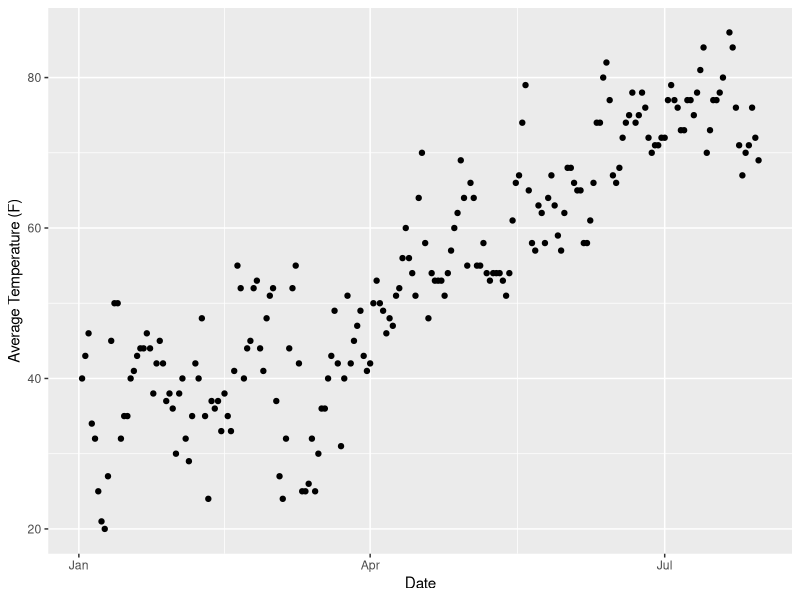
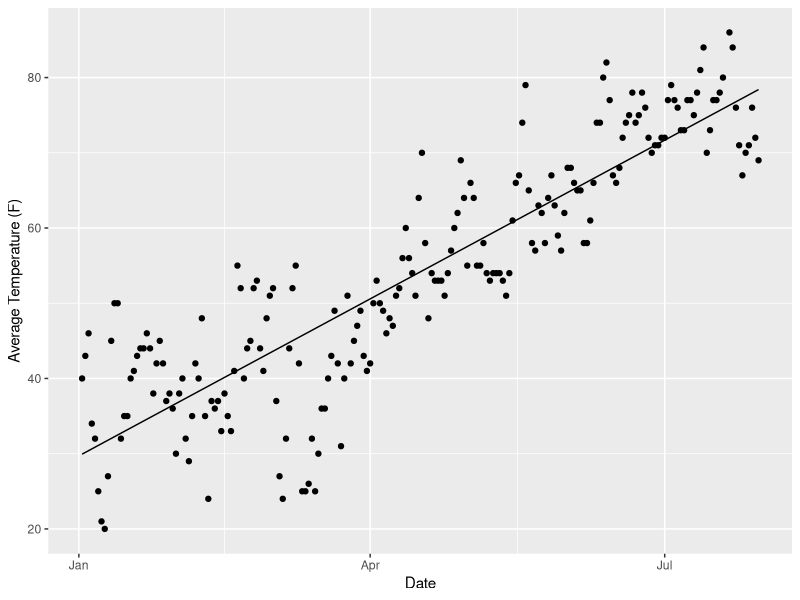
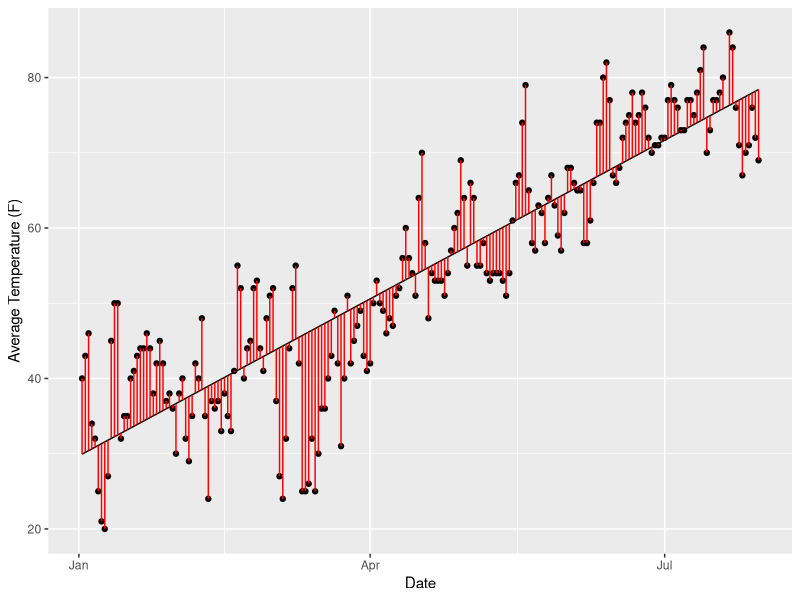
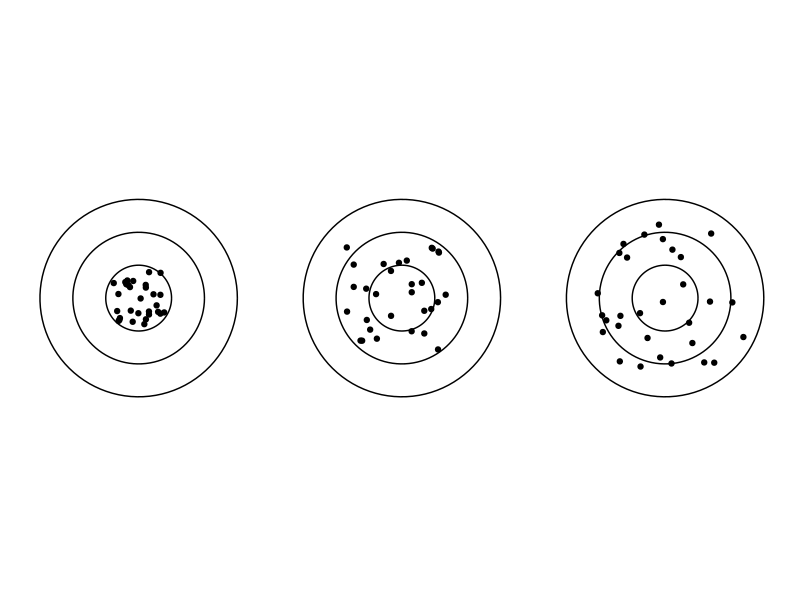
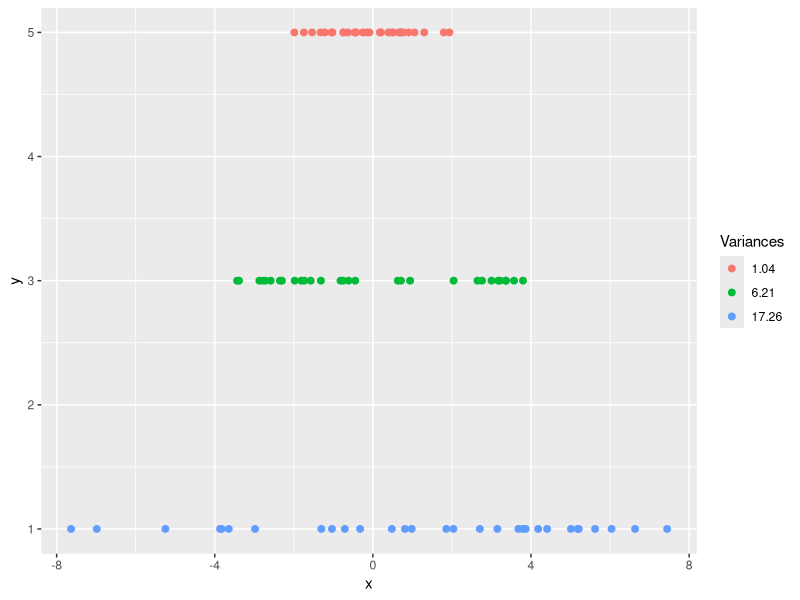
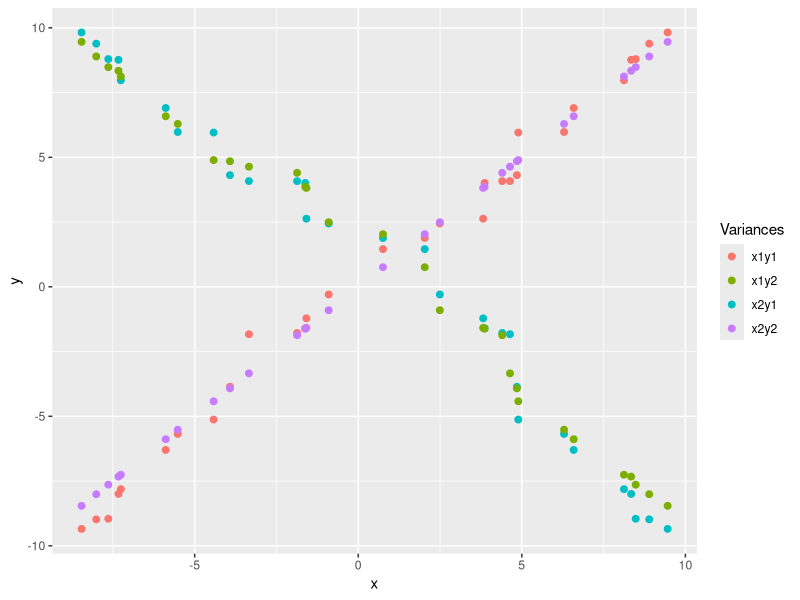
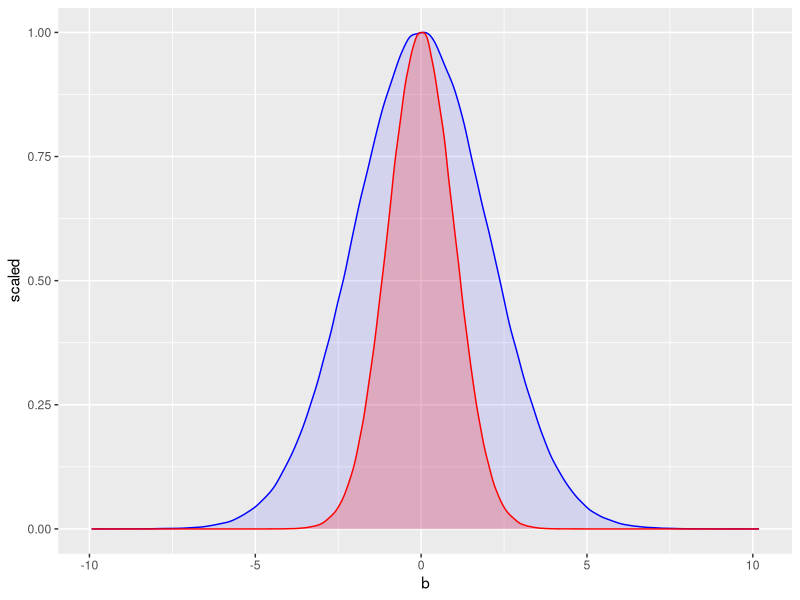

R code for these plots, in order:
## ---- chunk 1
knitr::opts_chunk$set(warning=FALSE, message=FALSE)
library(tidyverse)
library(lubridate)
BlnkGrph = theme(axis.line=element_blank(), axis.text.x=element_blank(), axis.text.y=element_blank(), axis.ticks=element_blank(), axis.title.x=element_blank(),
                 axis.title.y=element_blank(), legend.position="none", panel.background=element_blank(), panel.border=element_blank(), panel.grid.major=element_blank(),
                 panel.grid.minor=element_blank(), plot.background=element_blank(),plot.margin=grid::unit(c(0,0,0,0), "mm"))
## ---- chunk 2
temp <- read_csv("./data/jfk_tmp.csv")
temp <- temp %>% mutate(DATE=ymd(DATE)) %>% filter(DATE > '2017-01-01')
temp %>% ggplot(aes(DATE,TAVG)) + geom_point() + labs(x="Date", y="Average Temperature (F)")
## ---- chunk 3
fit <- lm(TAVG~DATE,data=temp)
temp <- temp %>% mutate(tfit = predict(fit,data.frame(DATE=temp$DATE)))
temp %>% ggplot(aes(DATE,TAVG)) + geom_point() + geom_line(aes(DATE,tfit)) + labs(x="Date", y="Average Temperature (F)")
## ---- chunk 4
temp %>% ggplot(aes(DATE,TAVG)) + geom_point() + geom_line(aes(DATE,tfit)) + geom_segment(aes(x=DATE,xend=DATE,y=TAVG,yend=tfit), color='red') + labs(x="Date", y="Average Temperature (F)")
## ---- chunk 5
circleFun <- function(center = c(0,0),diameter = 1, npoints = 100){
    r = diameter / 2
    tt <- seq(0,2*pi,length.out = npoints)
    xx <- center[1] + r * cos(tt)
    yy <- center[2] + r * sin(tt)
    return(data.frame(x = xx, y = yy))
}
dat1_1 <- circleFun(c(0,0),0.5,npoints = 100)
dat1_2 <- circleFun(c(0,0),1,npoints = 100)
dat1_3 <- circleFun(c(0,0),1.5,npoints = 100)
dat2_1 <- circleFun(c(2,0),0.5,npoints = 100)
dat2_2 <- circleFun(c(2,0),1,npoints = 100)
dat2_3 <- circleFun(c(2,0),1.5,npoints = 100)
dat3_1 <- circleFun(c(4,0),0.5,npoints = 100)
dat3_2 <- circleFun(c(4,0),1,npoints = 100)
dat3_3 <- circleFun(c(4,0),1.5,npoints = 100)
var_pt <- tibble(x1=runif(30,-0.2,0.2),y1=runif(30,-0.2,0.2),
                 x2=runif(30,1.55,2.35),y2=runif(30,-0.4,0.4),
                 x3=runif(30,3.4,4.6),y3=runif(30,-0.57,0.57))
circ1 <- tibble(x1=dat1_1$x,y1=dat1_1$y,x2=dat1_2$x,y2=dat1_2$y,x3=dat1_3$x,y3=dat1_3$y,
                x4=dat2_1$x,y4=dat2_1$y,x5=dat2_2$x,y5=dat2_2$y,x6=dat2_3$x,y6=dat2_3$y,
                x7=dat3_1$x,y7=dat3_1$y,x8=dat3_2$x,y8=dat3_2$y,x9=dat3_3$x,y9=dat3_3$y)
#geom_path will do open circles, geom_polygon will do filled circles
ggplot(circ1) + geom_path(aes(x1,y1)) + 
  geom_path(aes(x2,y2)) +
  geom_path(aes(x3,y3)) +
  geom_path(aes(x4,y4)) + 
  geom_path(aes(x5,y5)) +
  geom_path(aes(x6,y6)) +
  geom_path(aes(x7,y7)) + 
  geom_path(aes(x8,y8)) +
  geom_path(aes(x9,y9)) +
  geom_point(data=var_pt,aes(x1,y1)) + 
  geom_point(data=var_pt,aes(x2,y2)) + 
  geom_point(data=var_pt,aes(x3,y3)) + 
  BlnkGrph + coord_fixed()
  
## ---- chunk 6
# var_1d <- tibble(x1=runif(30,-1,1),x2=runif(30,-2,2),x3=runif(30,-3,3),
#        y1=rep(1,30),y2=rep(3,30),y3=rep(5,30))
ct=30
x1 <- runif(ct,-2,2)
x2 <- runif(ct,-4,4)
x3 <- runif(ct,-8,8)
var_1d <- tibble(x=c(x1,x2,x3),
                 y=c(rep(5,ct),rep(3,ct),rep(1,ct)),
                 Variances=c(rep("x1",ct),rep("x2",ct),rep("x3",ct)))
ggplot(var_1d) + geom_point(aes(x,y,color=Variances),size=2) +
  scale_color_discrete(labels=c(round(var(x1),2),round(var(x2),2),round(var(x3),2)))
## ---- chunk 7
# var_1d <- tibble(x1=runif(30,-1,1),x2=runif(30,-2,2),x3=runif(30,-3,3),
#        y1=rep(1,30),y2=rep(3,30),y3=rep(5,30))
ct=30

x1 <- sort(runif(ct,-10,10))
x2 <- sort(x1,decreasing = TRUE)
y1 <- sort(runif(ct,-10,10))
y2 <- sort(x1,decreasing = TRUE) 
var_2d <- tibble(x=c(x1,x2,x1,x2),
                 y=c(y1,y1,y2,y2),
                 Variances=c(rep("x1y1",ct),rep("x2y1",ct),rep("x1y2",ct),rep("x2y2",ct)))
ggplot(var_2d) + geom_point(aes(x,y,color=Variances),size=2) 
  # scale_color_discrete(labels=c(round(var(x1),2),round(var(x2),2),round(var(x3),2)))
## ---- chunk 8
norm_smp <- tibble(a = rnorm(10^6),b=rnorm(10^6,sd=2)) 

norm_smp %>% ggplot() + geom_density(aes(b,..scaled..),color="blue",fill="blue",alpha=0.1) + 
  geom_density(aes(a,..scaled..),color="red",fill="red",alpha=0.2)

